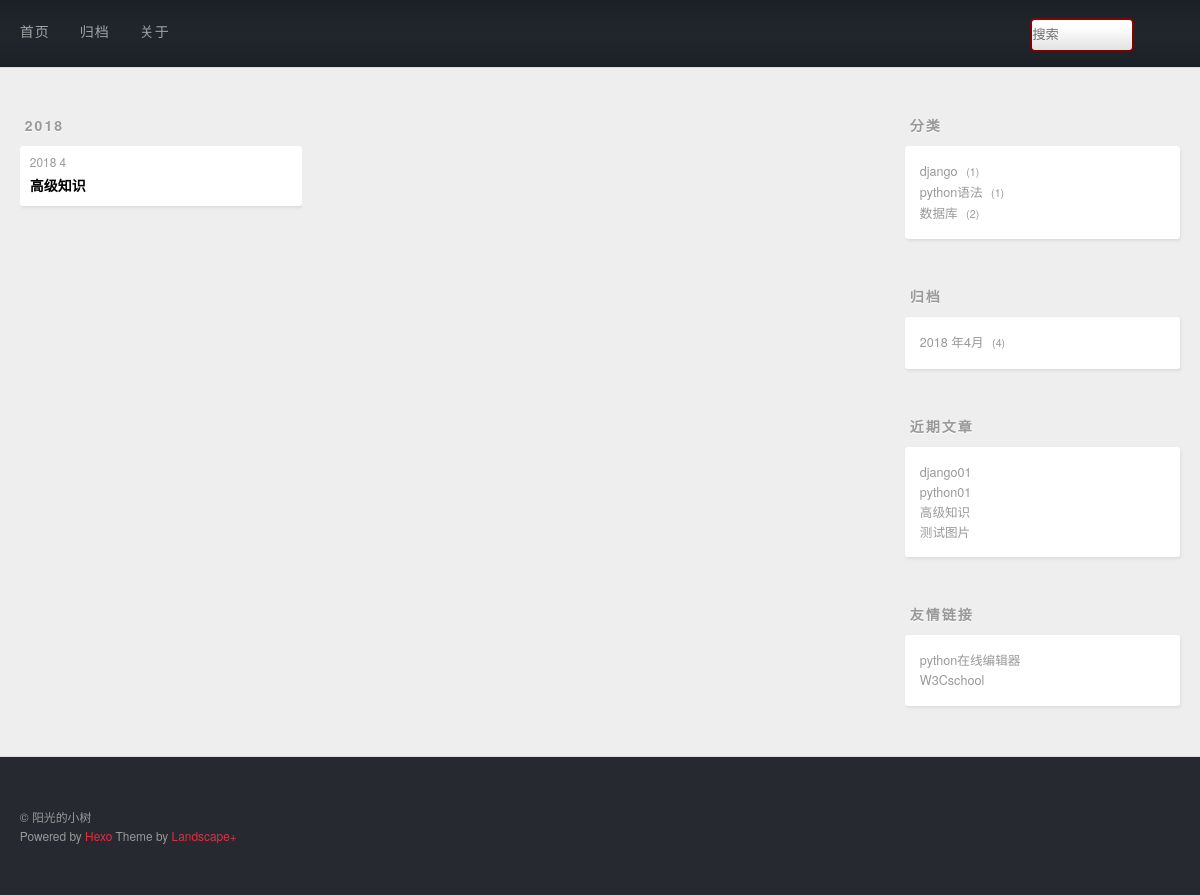
The page /category/3 on the database its author committed.
### mypost/models.py (models this page shows, shortened)
class Post(models.Model):
    title=models.CharField(max_length=20,verbose_name='题目')
    decs =RichTextUploadingField(verbose_name='描述')
    content=models.TextField(verbose_name='描述',null=True,blank=True,default='非必须项')
    created=models.DateField(auto_now_add=True,verbose_name='创建时间')
    modified=models.DateField(auto_now=True,verbose_name='修改')
    zhonglei=models.ForeignKey(Zhonglei,verbose_name='种类')
    biaoqian=models.ManyToManyField(Biaoqian,verbose_name='标签')

class Zhonglei(models.Model):
    name=models.CharField(max_length=20,unique=True)

### mypost/views.py (the view)
# urls.py: url(r'^category/(\d+)$',views.zhonglei_details_view),
def zhonglei_details_view(request,zhonglei=None):
    post=Post.objects.filter(zhonglei=zhonglei).order_by('-modified').all()
    return render(request,'archive.html',context={'posts':post})

### mypost/quanjushanxiawen.py (called while the page is built)
def slider_context(request):
    context={}
    context['category']=Post.objects.values('zhonglei','zhonglei__name').annotate(count = Count('*'))
    archive = Post.objects.values('created').order_by('-created')
    context['archive']=archive
    context['recent']=Post.objects.order_by('-created').all()[:5]
    return context

### mypost/templates/archive.html (shortened to what this page needs)
{% extends 'blogbase.html' %}
{% block main %}
    <div class="archives-wrap">
    {% regroup posts by created.year as year_group %}
    {% for year in year_group %}
        <div class="archive-year-wrap">
          <span class="archive-year">{{ year.grouper }}</span>
        </div>
        <div class="archives">
        {% for post in year.list %}
             <article class="archive-article archive-type-post">
  <div class="archive-article-inner">
    <header class="archive-article-header">
      <a href="#" class="archive-article-date">
  <time>{{post.created.year }} {{ post.created.month }}</time>
</a>
    <h1 itemprop="name">
      <a class="archive-article-title" target="_blank" href="/post/details/{{ post.id }}">{{ post.title }}</a>
    </h1>
    </header>
  </div>
</article>
        {% endfor %}
        </div>
    {% endfor %}
    </div>
{% endblock main %}

### templates/blogslider.html
<aside id="sidebar">
  <div class="widget-wrap">
    <h3 class="widget-title">分类</h3>
    <div class="widget">
      <ul class="category-list">
          {% for cate in category %}
              <li class="category-list-item">
              <a class="category-list-link" href="/category/{{ cate.zhonglei }}">{{ cate.zhonglei__name }}</a>
              <span class="category-list-count">{{ cate.count }}</span>
          </li>
          {% endfor cate %}
      </ul>
      </div>
  </div>
  <div class="widget-wrap">
    <h3 class="widget-title">归档</h3>
    <div class="widget">
      <ul class="archive-list">
           {% regroup archive by created.year as year_group  %}
          {% for year in year_group %}
              {%  regroup year.list by created.month  as month_group %}
                  {% for month in month_group %}
          <li class="archive-list-item">
                      <a class="archive-list-link" href="/archive/{{ year.grouper }}/{{month.grouper}}">{{ year.grouper  }} 年{{ month.grouper }}月</a>
              <span class="archive-list-count">{{ month.list|length }}</span>
          </li>{% endfor  %}
       {% endfor %}
      </ul>
    </div>
  </div>
  <div class="widget-wrap">
    <h3 class="widget-title">近期文章</h3>
    <div class="widget">
      <ul>
         {% for p in recent %}
              <li>
            <a href="/post/details/{{ p.id }}" target="_blank">{{ p.title }}</a>
          </li>
          {% endfor %}
      </ul>
    </div>
  </div>
  <div class="widget-wrap">
    <h3 class="widget-title">友情链接</h3>
    <div class="widget">
      <ul>
          <li>
            <a href="https://c.runoob.com/compile/6" target="_blank">python在线编辑器</a>
          </li>
          <li>
            <a href="https://www.w3cschool.cn/python/" target="_blank">W3Cschool</a>
          </li>
      </ul>
    </div>
  </div>
</aside>

### staticfile/css/style.css (style rules this page uses)
body { zoom: 1; width: 100%; }
body:before, body:after { content: ""; display: table; }
body:after { clear: both; }
html, body, div, span, applet, object, iframe, h1, h2, h3, h4, h5, h6, p, blockquote, pre, a, abbr, acronym, address, big, cite, code, del, dfn, em, img, ins, kbd, q, s, samp, small, strike, strong, sub, sup, tt, var, dl, dt, dd, ol, ul, li, fieldset, form, label, legend, table, caption, tbody, tfoot, thead, tr, th, td { margin: 0; padding: 0; border: 0; outline: 0; font-weight: inherit; font-style: inherit; font-family: inherit; font-size: 100%; vertical-align: baseline; }
body { line-height: 1; color: #000; background: #fff; }
ol, ul { list-style: none; }
html, body, #container { height: 100%; }
body { background: #eee; font: 14px/1.6em "微软雅黑", "Microsoft Yahei", "Droid Sans", Helvetica Neue, Helvetica, Arial, sans-serif; -webkit-text-size-adjust: 100%; }
.article-date, .article-category-link, .archive-year, .widget-title { text-decoration: none; text-transform: uppercase; letter-spacing: 2px; color: #999; margin-bottom: 1em; margin-left: 5px; line-height: 1em; text-shadow: 0 1px #fff; font-weight: bold; }
.article-inner, .archive-article-inner { background: #fff; -webkit-box-shadow: 1px 2px 3px #ddd; box-shadow: 1px 2px 3px #ddd; -webkit-border-radius: 3px; border-radius: 3px; }
.article-entry ul, .widget ul, .article-entry ol, .widget ol, .article-entry dl, .widget dl { margin: 0 20px; line-height: 1.6em; }
.article-entry ul, .widget ul { list-style: disc; }
.archives-wrap { margin: 50px 0; }
.archives { zoom: 1; }
.archives:before, .archives:after { content: ""; display: table; }
.archives:after { clear: both; }
.archive-year-wrap { margin-bottom: 1em; line-height: 1em; }
.archives { -webkit-column-gap: 10px; -moz-column-gap: 10px; column-gap: 10px; }
@media screen and (min-width: 768px) { .archives { -webkit-column-count: 3; -moz-column-count: 3; column-count: 3; } }
.archive-article { -webkit-column-break-inside: avoid; page-break-inside: avoid; overflow: hidden; break-inside: avoid-column; }
.archive-article-inner { padding: 10px; margin-bottom: 15px; }
.archive-article-title { text-decoration: none; font-weight: bold; color: #000; -webkit-transition: color 0.2s; -moz-transition: color 0.2s; -o-transition: color 0.2s; -ms-transition: color 0.2s; transition: color 0.2s; line-height: 1.6em; }
.archive-article-date { color: #999; text-decoration: none; font-size: 0.85em; line-height: 1em; margin-bottom: 0.5em; display: block; }
@media screen and (min-width: 768px) { #sidebar { display: inline; float: left; width: 23.3333333333333%; margin: 0 0.8333333333333%; } }
.widget-wrap { margin: 50px 0; }
.widget { color: #777; text-shadow: 0 1px #fff; background: #fff; -webkit-box-shadow: 1px 2px 3px #ddd; box-shadow: 1px 2px 3px #ddd; padding: 15px; -webkit-border-radius: 3px; border-radius: 3px; }
.widget a { color: #999; text-decoration: none; }
.widget { line-height: 1.6em; word-wrap: break-word; font-size: 0.9em; }
.widget ul, .widget ol { list-style: none; margin: 0; }
.category-list-count, .tag-list-count, .archive-list-count { padding-left: 5px; color: #999; font-size: 0.85em; }
.category-list-count:before, .tag-list-count:before, .archive-list-count:before { content: "("; }
.category-list-count:after, .tag-list-count:after, .archive-list-count:after { content: ")"; }

### rows shown on the page
Post: created.year "2018", created.month "4", title "高级知识"
Zhonglei: zhonglei__name "django", count "1"
Zhonglei: zhonglei__name "python语法", count "1"
Zhonglei: zhonglei__name "数据库", count "2"
Post: title "django01"
Post: title "python01"
Post: title "测试图片"

### other values the page prints
{{ year.grouper }} "2018"
{{ month.grouper }} "4"
{{ month.list|length }} "4"
